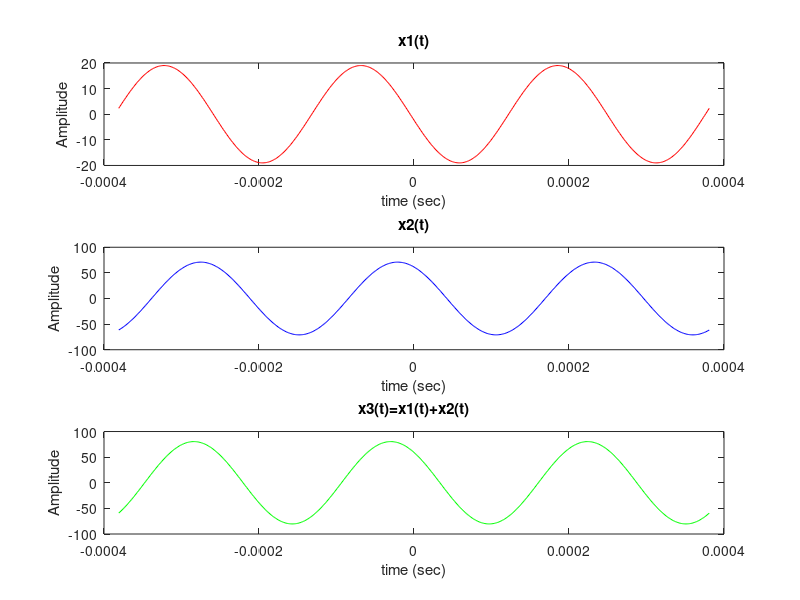

Here is the MATLAB script that generated this plot:
%ID : 19-39377-1
A1 = 19;
A2 = 71;
CDEF = 3937;
j1 = 97*(pi/180);
j2 = 30*(pi/180);
t=-1.5/CDEF:3/2000000:1.5/CDEF;

x1=A1*cos((2*pi*CDEF*t)+j1);
x2=A2*cos((2*pi*CDEF*t)+j2);

plot(t,x1,'r','linewidth',2);
hold on;
plot(t,x2,'b','linewidth',2);
hold on;
title("Plotting two Signal");
xlabel('Time')
ylabel('Amplitude ')


subplot(3,1,1)
plot(t,x1,'r')
xlabel("time (sec)")
ylabel("Amplitude")
title("x1(t)")
subplot(3,1,2)
plot(t,x2,'b')
xlabel("time (sec)")
ylabel("Amplitude")
title("x2(t)");

x3=x1+x2;
subplot(3,1,3)
plot(t,x3,'g')
xlabel("time (sec)")
ylabel("Amplitude")
title("x3(t)=x1(t)+x2(t)")


